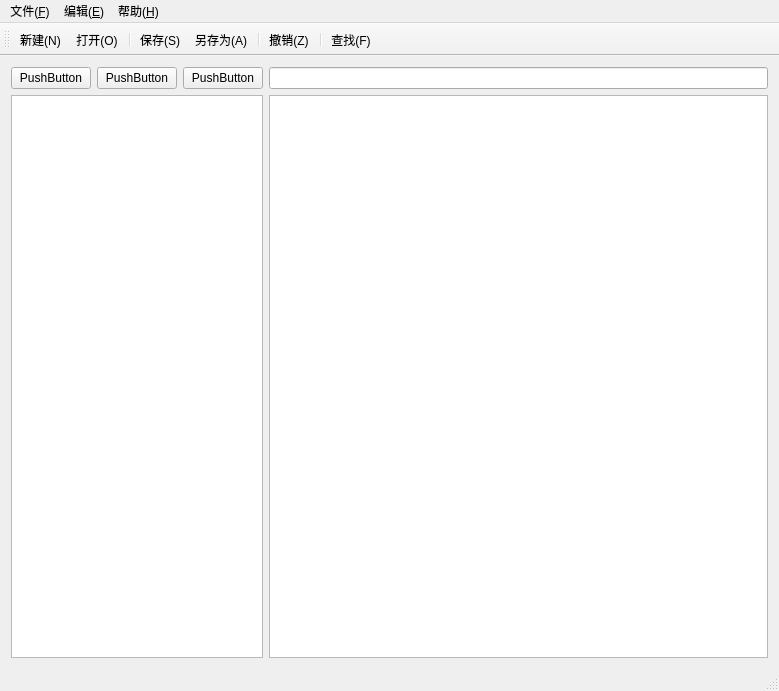
<?xml version="1.0" encoding="UTF-8"?>
<ui version="4.0">
 <class>MainWindow</class>
 <widget class="QMainWindow" name="MainWindow">
  <property name="geometry">
   <rect>
    <x>0</x>
    <y>0</y>
    <width>779</width>
    <height>691</height>
   </rect>
  </property>
  <property name="windowTitle">
   <string>MainWindow</string>
  </property>
  <widget class="QWidget" name="centralWidget">
   <layout class="QGridLayout" name="gridLayout">
    <item row="0" column="2">
     <widget class="QPushButton" name="pushButton_3">
      <property name="text">
       <string>PushButton</string>
      </property>
     </widget>
    </item>
    <item row="0" column="0">
     <widget class="QPushButton" name="pushButton">
      <property name="text">
       <string>PushButton</string>
      </property>
     </widget>
    </item>
    <item row="1" column="0" colspan="3">
     <widget class="QTextEdit" name="textEdit">
      <property name="html">
       <string>&lt;!DOCTYPE HTML PUBLIC &quot;-//W3C//DTD HTML 4.0//EN&quot; &quot;http://www.w3.org/TR/REC-html40/strict.dtd&quot;&gt;
&lt;html&gt;&lt;head&gt;&lt;meta name=&quot;qrichtext&quot; content=&quot;1&quot; /&gt;&lt;style type=&quot;text/css&quot;&gt;
p, li { white-space: pre-wrap; }
&lt;/style&gt;&lt;/head&gt;&lt;body style=&quot; font-family:'SimSun'; font-size:9pt; font-weight:400; font-style:normal;&quot;&gt;
&lt;p style=&quot;-qt-paragraph-type:empty; margin-top:0px; margin-bottom:0px; margin-left:0px; margin-right:0px; -qt-block-indent:0; text-indent:0px;&quot;&gt;&lt;br /&gt;&lt;/p&gt;&lt;/body&gt;&lt;/html&gt;</string>
      </property>
     </widget>
    </item>
    <item row="0" column="1">
     <widget class="QPushButton" name="pushButton_4">
      <property name="text">
       <string>PushButton</string>
      </property>
     </widget>
    </item>
    <item row="0" column="3">
     <widget class="QLineEdit" name="lineEdit">
      <property name="minimumSize">
       <size>
        <width>499</width>
        <height>0</height>
       </size>
      </property>
     </widget>
    </item>
    <item row="1" column="3">
     <widget class="QTextEdit" name="textEdit_2"/>
    </item>
   </layout>
  </widget>
  <widget class="QMenuBar" name="menuBar">
   <property name="geometry">
    <rect>
     <x>0</x>
     <y>0</y>
     <width>779</width>
     <height>23</height>
    </rect>
   </property>
   <widget class="QMenu" name="menu_F">
    <property name="title">
     <string>文件(&amp;F)</string>
    </property>
    <addaction name="action_fn"/>
    <addaction name="action_fo"/>
    <addaction name="action_fc"/>
    <addaction name="separator"/>
    <addaction name="action_fs"/>
    <addaction name="action_fa"/>
    <addaction name="action_fx"/>
   </widget>
   <widget class="QMenu" name="menu_E">
    <property name="title">
     <string>编辑(&amp;E)</string>
    </property>
    <addaction name="action_ez"/>
    <addaction name="separator"/>
    <addaction name="action_ex"/>
    <addaction name="action_ev"/>
    <addaction name="action_ec"/>
    <addaction name="separator"/>
    <addaction name="action_ef"/>
   </widget>
   <widget class="QMenu" name="menu_H">
    <property name="title">
     <string>帮助(&amp;H)</string>
    </property>
    <addaction name="action_hv"/>
   </widget>
   <addaction name="menu_F"/>
   <addaction name="menu_E"/>
   <addaction name="menu_H"/>
  </widget>
  <widget class="QToolBar" name="mainToolBar">
   <attribute name="toolBarArea">
    <enum>TopToolBarArea</enum>
   </attribute>
   <attribute name="toolBarBreak">
    <bool>false</bool>
   </attribute>
   <addaction name="action_fn"/>
   <addaction name="action_fo"/>
   <addaction name="separator"/>
   <addaction name="action_fs"/>
   <addaction name="action_fa"/>
   <addaction name="separator"/>
   <addaction name="action_ez"/>
   <addaction name="separator"/>
   <addaction name="action_ef"/>
  </widget>
  <widget class="QStatusBar" name="statusBar"/>
  <action name="action_fo">
   <property name="text">
    <string>打开(&amp;O)</string>
   </property>
   <property name="shortcut">
    <string>Ctrl+O</string>
   </property>
  </action>
  <action name="action_fn">
   <property name="text">
    <string>新建(&amp;N)</string>
   </property>
  </action>
  <action name="action_fc">
   <property name="text">
    <string>关闭(&amp;C)</string>
   </property>
  </action>
  <action name="action_fs">
   <property name="text">
    <string>保存(&amp;S)</string>
   </property>
   <property name="shortcut">
    <string>Ctrl+S</string>
   </property>
  </action>
  <action name="action_fa">
   <property name="text">
    <string>另存为(&amp;A)</string>
   </property>
   <property name="shortcut">
    <string>Ctrl+A</string>
   </property>
  </action>
  <action name="action_fx">
   <property name="text">
    <string>退出(&amp;X)</string>
   </property>
  </action>
  <action name="action_ez">
   <property name="text">
    <string>撤销(&amp;Z)</string>
   </property>
   <property name="shortcut">
    <string>Ctrl+Z</string>
   </property>
  </action>
  <action name="action_ex">
   <property name="text">
    <string>剪切(&amp;X)</string>
   </property>
   <property name="shortcut">
    <string>Ctrl+X</string>
   </property>
  </action>
  <action name="action_ev">
   <property name="text">
    <string>粘贴(&amp;V)</string>
   </property>
   <property name="shortcut">
    <string>Ctrl+V</string>
   </property>
  </action>
  <action name="action_ec">
   <property name="text">
    <string>复制(&amp;C)</string>
   </property>
   <property name="shortcut">
    <string>Ctrl+C</string>
   </property>
  </action>
  <action name="action_ef">
   <property name="text">
    <string>查找(&amp;F)</string>
   </property>
   <property name="shortcut">
    <string>Ctrl+F</string>
   </property>
  </action>
  <action name="action_hv">
   <property name="text">
    <string>版本说明</string>
   </property>
  </action>
 </widget>
 <layoutdefault spacing="6" margin="11"/>
 <resources/>
 <connections/>
</ui>
